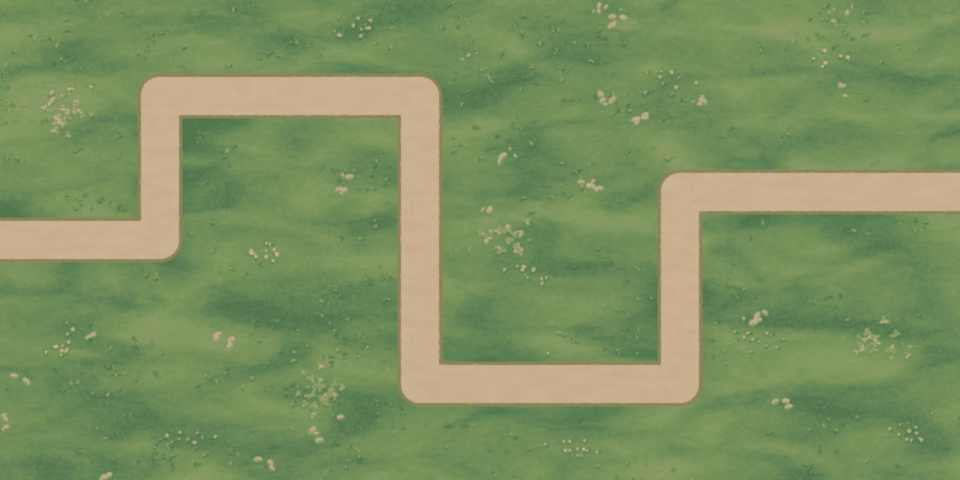
#> input picture assets/art-painted/packed/meadow-2x.webp, 1920 x 960 px, given in place of meadow.png, which was not available (shown at 1/2 size)
$ python build_slice.py
#> lines starting #> are read from the running program, lines starting #| are printed output that depends on the picture
### scripts/art/review_fonts.py
"""Fonts for review plates, with fallbacks for machines without macOS fonts."""

from functools import lru_cache

from PIL import ImageFont

FONTS = {
    "serif": ("Georgia.ttf", "DejaVuSerif.ttf"),
    "serif-bold": ("Georgia Bold.ttf", "DejaVuSerif-Bold.ttf"),
    "sans": ("Arial.ttf", "DejaVuSans.ttf"),
    "sans-bold": ("Arial Bold.ttf", "DejaVuSans-Bold.ttf"),
    "mono": ("Menlo.ttc", "DejaVuSansMono.ttf"),
    "mono-bold": ("Courier New Bold.ttf", "DejaVuSansMono-Bold.ttf"),
}


@lru_cache(maxsize=None)
def review_font(style, size):
    preferred, portable = FONTS[style]
    for name in (
        f"/System/Library/Fonts/Supplemental/{preferred}",
        f"/System/Library/Fonts/{preferred}",
        portable,
    ):
        try:
            return ImageFont.truetype(name, size)
        except OSError:
            continue
    return ImageFont.load_default(size=size)

### scripts/art/build_slice.py
"""Rebuild the Meadow slice, or pass a map ID to render only its two grounds."""

import json
import subprocess
import sys
import time
from pathlib import Path

from art_paths import BLENDER, SCRATCH_ROOT

HERE = Path(__file__).resolve().parent
ROOT = HERE.parents[1]
OUT = ROOT / "assets/art-painted"
SCRATCH = SCRATCH_ROOT / "slice"
ROUTE = [(0,240), (160,240), (160,96), (420,96), (420,384),
         (680,384), (680,192), (960,192)]
ROUTES = {
    "meadow": ROUTE,
    "switchback": [(0,96), (560,96), (560,192), (320,192), (320,288),
                   (560,288), (560,384), (960,384)],
    "riverbend": [(0,384), (300,384), (300,96), (660,96), (660,384), (960,384)],
}
STUDY = [
    ("cannon", 112, 176, 135), ("longbow", 208, 144, 315),
    ("tar-pit", 208, 240, 45), ("wolf", 160, 135, 0),
    ("troll", 100, 240, 90), ("goblin", 228, 96, 90),
    ("spruce", 69, 150, 0), ("birch", 271, 199, 0),
]


def pack_ground(map_id="meadow"):
    from PIL import Image, ImageFilter
    OUT.mkdir(parents=True, exist_ok=True)
    with Image.open(SCRATCH/f"{map_id}.png") as source:
        for density in (1,2):
            ground = source.convert("RGB").resize((960*density,480*density),
                                                  Image.Resampling.LANCZOS)
            path = OUT / f"{map_id}-{density}x.png"
            # Keep a common restrained palette for the large review plates.
            ground = ground.filter(ImageFilter.GaussianBlur(.65 * density))
            ground.quantize(40 if map_id == "meadow" else 80, dither=Image.Dither.NONE).save(path, optimize=True)
            data = dict(frameSize=list(ground.size), anchor=[0,0], columns=1,
                        frameOrder=[map_id], pixelsPerCell=32*density)
            path.with_suffix(".json").write_text(json.dumps(data, indent=2)+"\n")


def proof():
    from PIL import Image, ImageDraw
    from review_fonts import review_font
    with Image.open(OUT/"meadow-1x.png") as source:
        patch = source.crop((32,48,320,272)).convert("RGBA")
    page = Image.new("RGB", (928,274), "#eae4d5")
    pen = ImageDraw.Draw(page)
    font = review_font("sans-bold", 16)
    for x,angle,label in [(16,90,"90°  /  overhead"), (320,65,"65°  /  enemies and scenery"),
                          (624,48,"48°  /  towers")]:
        pen.text((x,12),label,font=font,fill="#282a23")
        sample = patch.copy()
        for kind,px,py,_ in sorted(STUDY,key=lambda row: row[2]):
            with Image.open(SCRATCH/f"study-{kind}-{angle}.png") as sprite:
                small = sprite.resize((96,96), Image.Resampling.BOX)
                sample.alpha_composite(small, (px-32-48,py-48-48))
        page.paste(sample,(x,38))
    page.quantize(192, dither=Image.Dither.NONE).save(SCRATCH/"camera-study.png", optimize=True)


def run_stage(name, command):
    start = time.perf_counter()
    subprocess.run(command, cwd=ROOT, check=True)
    print(f"{name} wall time: {time.perf_counter()-start:.2f} s", flush=True)


def main():
    SCRATCH.mkdir(parents=True, exist_ok=True)
    if len(sys.argv) == 2 and sys.argv[1] in ROUTES:
        map_id = sys.argv[1]
        run_stage(map_id, [BLENDER, "-b", "--python-exit-code", "1", "-P",
                           str(HERE/"slice_board.py"), "--", map_id])
        pack_ground(map_id)
        return
    for task in ("study", "ground"):
        run_stage(task, [BLENDER, "-b", "--python-exit-code", "1", "-P",
                        str(HERE/"slice_board.py"), "--", task])
    pack_ground()
#> in pack_ground, source is the input picture: PIL image 1920x960 RGB; mean R, G, B 123.4, 144.6, 95.7
#> the loop in pack_ground, `for density in (1,2):` made 2 passes
#> pass 1, in pack_ground, `ground = source.convert("RGB").resize((960*density,480*density), Image..`:
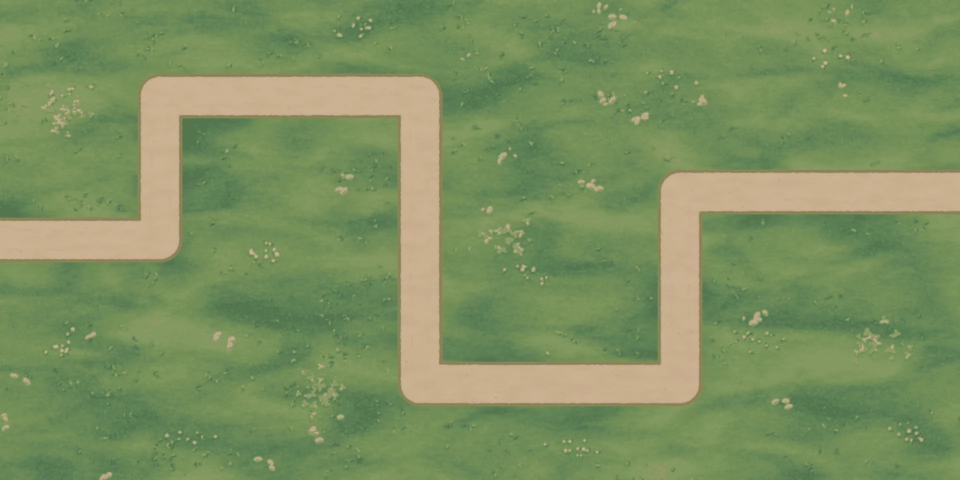
#> ground: PIL image 960x480 RGB; mean R, G, B 123.4, 144.6, 95.7
    proof()
#> in proof, `patch = source.crop((32,48,320,272)).convert("RGBA")`:
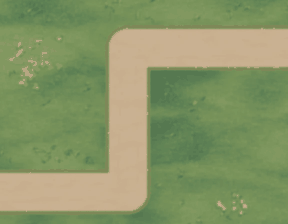
#> patch: PIL image 288x224 RGBA; mean R, G, B, A 135.9, 150.2, 103, 255
#> in proof, `page = Image.new("RGB", (928,274), "#eae4d5")`:
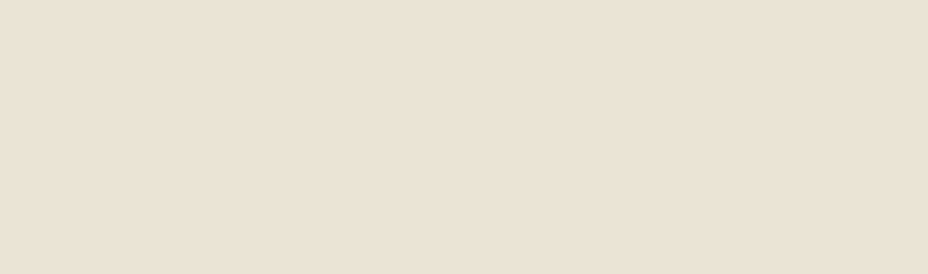
#> page: PIL image 928x274 RGB; mean R, G, B 234, 228, 213
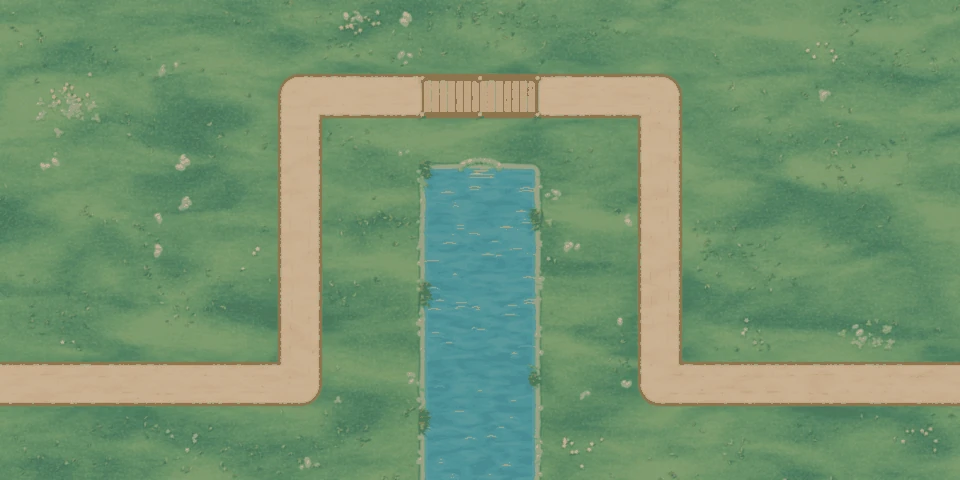
#> input picture assets/art-painted/packed/riverbend-1x.webp, 960 x 480 px, given in place of study-goblin-90.png, which was not available
#> in proof, sprite is the input picture: PIL image 960x480 RGB; mean R, G, B 115, 147.3, 111.3
#> in proof, `small = sprite.resize((96,96), Image.Resampling.BOX)`:
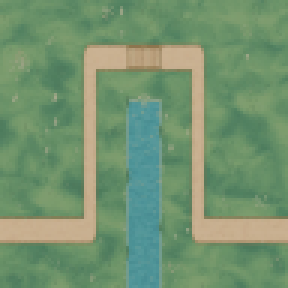
#> small: PIL image 96x96 RGB (shown 3 times larger); mean R, G, B 115, 147.2, 111.3
    run_stage("sheets", [BLENDER,"-b","--python-exit-code","1","-P",str(HERE/"slice_sheets.py")])
    run_stage("composites", [sys.executable,str(HERE/"slice_mocks.py")])


if __name__ == "__main__":
#> (the run stopped early here; a loop or call above may not have finished)
